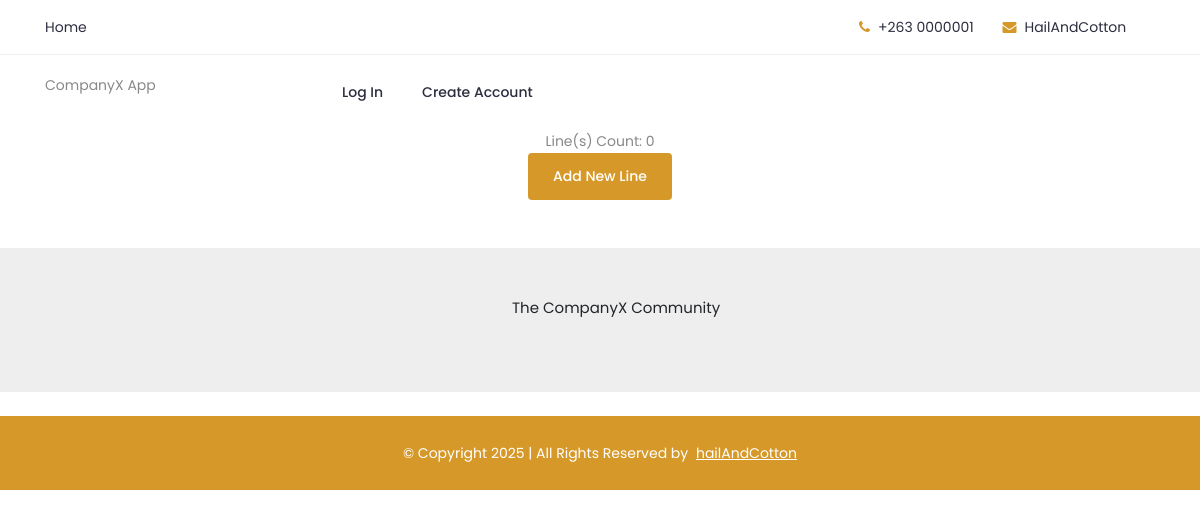
Page /packaging/list-line/ on the earlier database version.
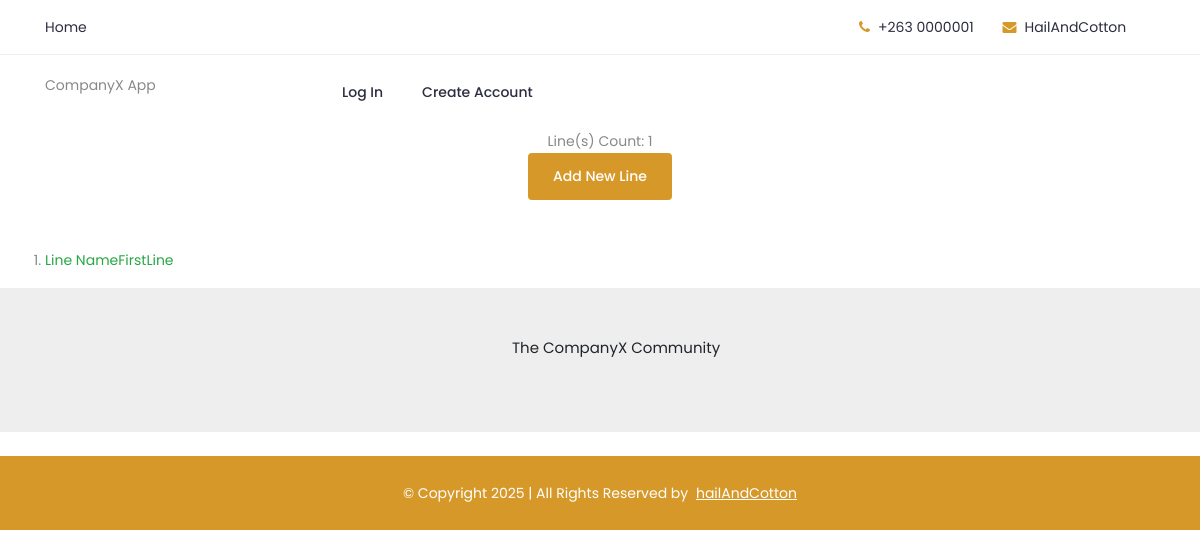
Same page on the later database version.
### packaging/models.py (models this page shows, shortened)
class Line(models.Model):
    name = models.CharField(max_length=100)
    max_capacity_allowed_in_kgs = models.PositiveIntegerField(default=0)
    current_available_capacity = models.PositiveIntegerField(default=0)
    number_of_cartons = models.PositiveIntegerField(default=0)
    warehouse = models.ForeignKey(Warehouse, on_delete=models.CASCADE)
    is_special_case = models.BooleanField(default=False)
    max_packages = models.PositiveIntegerField(default=0, validators=[MaxValueValidator(3)])

### packaging/views/line_view.py (the view)
# urls.py: path('list-line/', LineListView.as_view(), name='line_list'),
class LineListView(generic.ListView):
    template_name = 'packaging/line_list.html'
    context_object_name = 'lines'
    def get_queryset(self):
        line = Line.objects.all()
        return line

### packaging/templates/packaging/line_list.html
{%  extends 'base.html' %}
{%  block content %}
<div class="container text-center">
    Line(s) Count: {{ lines.count }}
    <br/>
    <a class="btn btn-sm text-white" href="{% url 'packaging-service:line_create' %}">Add New  Line</a>
</div>
<div class="container mt-5">
    <ol>
        {% for line in lines %}
                <li>
                    <a class="text-success" href="{% url 'packaging-service:line_detail' line.pk %}">Line Name{{ line.name }}</a>
                </li>
        {%  endfor %}
    </ol>
</div>
{%  endblock %}

Differences in the rows shown:
added Line: name "FirstLine"
Other differences:
{{ lines.count }}: "0" → "1"
